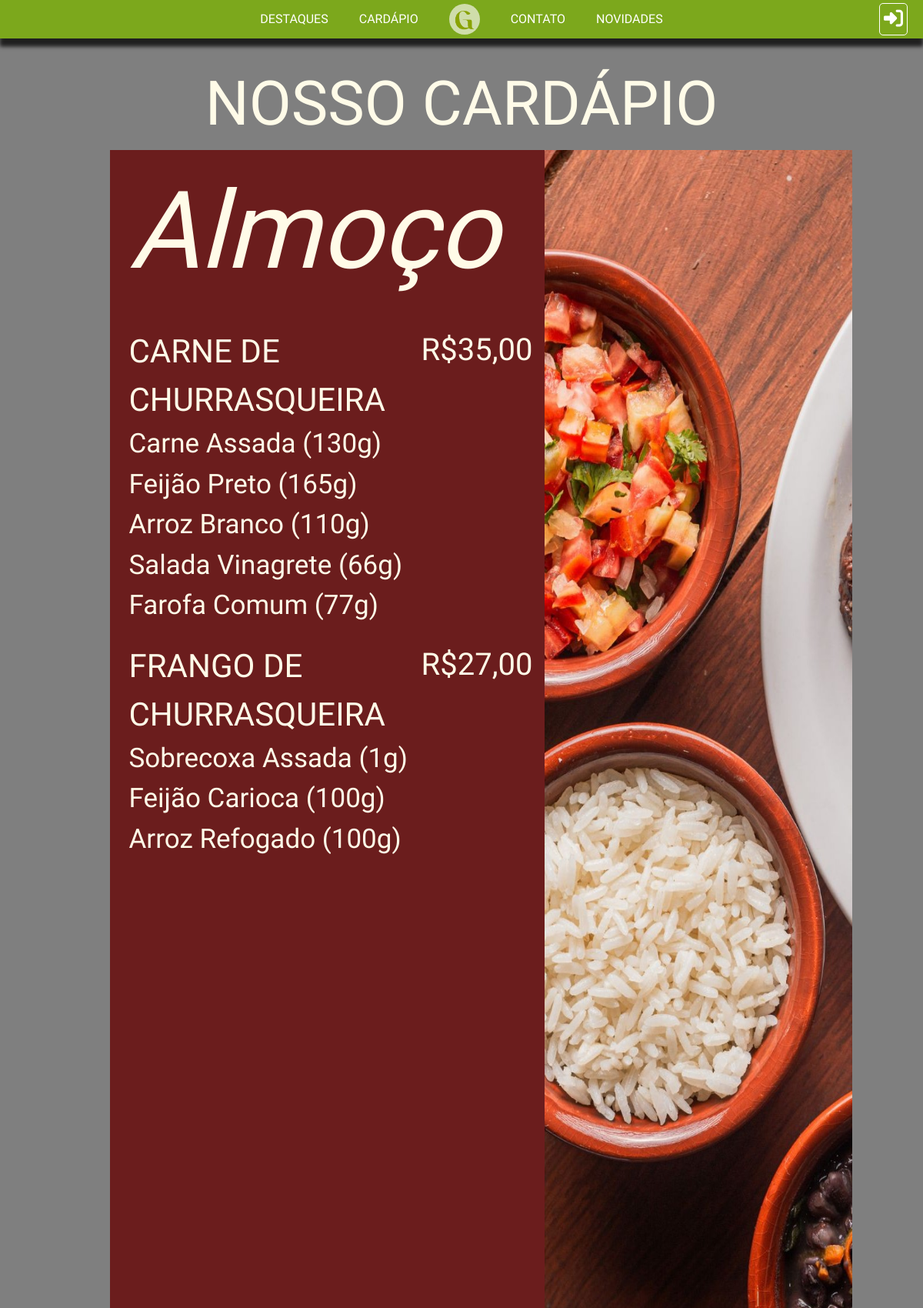
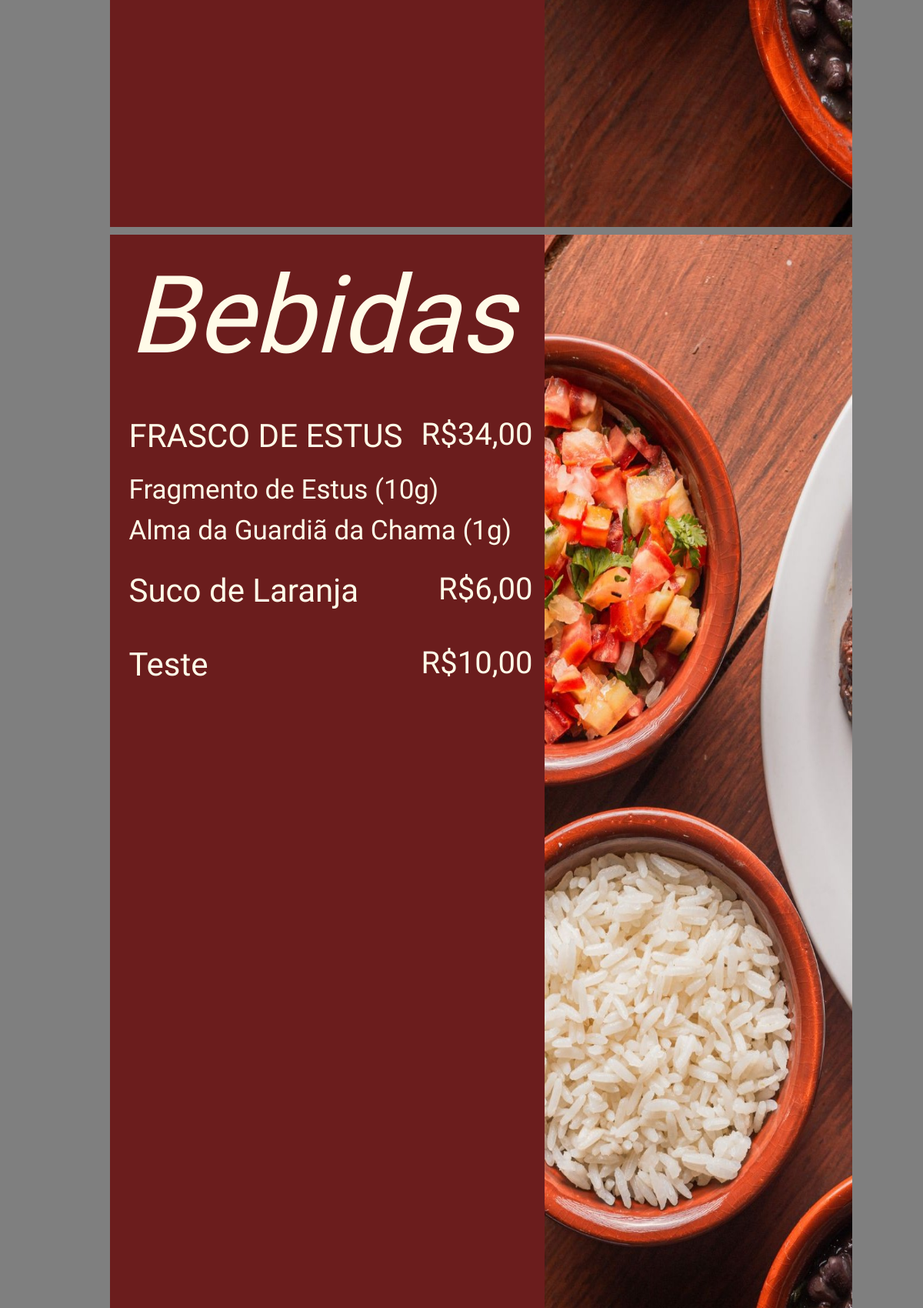
Screenshot of /cardv2 (upper part) with the database file from the repository (2 pictures, top to bottom).
### core/models.py (models this page shows, shortened)
class TB_CATEGORIAS(models.Model):
    Nome = models.CharField(max_length=45)
    Ordem = models.IntegerField()

class TB_PRATOS(models.Model):
    Nome = models.CharField(max_length=45, null=False)
    Disponibilidade = models.BooleanField(default=True)
    Destaque = models.BooleanField(default=False)
    Preco = models.DecimalField(null=False, decimal_places=2, max_digits=6)
    Imagem = models.ImageField(upload_to='pratos/', null=True, blank=True)
    Categoria = models.ForeignKey('TB_CATEGORIAS', on_delete=models.PROTECT, null=False)

class TB_ACOMPANHAMENTOS(models.Model):
    Nome = models.CharField(max_length=45, null=False)
    Quantidade = models.IntegerField(null=False)
    ID_Prato = models.ForeignKey('TB_PRATOS', on_delete=models.CASCADE, null=False)

### core/views.py (the view)
# urls.py: path('cardv2', cardv2, name='cardv2'),
def cardv2 (request):
    lista_pratos = TB_PRATOS.objects.filter(Disponibilidade=True)
    lista_cat_pratos = TB_PRATOS.objects.filter(Disponibilidade=True).values_list('Categoria_id', flat=True)
    lista_cat = TB_CATEGORIAS.objects.all().order_by('Ordem')
    acomp = TB_ACOMPANHAMENTOS.objects.all
    randomn = []
    for cat in lista_cat:
        randomn.append(random.randint(1,3))
    contexto = {'lista_pratos': lista_pratos, 'lista_cat': lista_cat, 'acomp': acomp, 'active': lista_cat_pratos, 'aleatorio': randomn}
    return render (request, 'cardv2.html', contexto)

### core/templates/cardv2.html (shortened to what this page needs)
{% extends 'base/base.html' %}
{% load static %}
{% block 'header' %}
<link rel="stylesheet" href="{% static 'CSS/cardapiodos.css' %}">
{% endblock %}
{% block 'content' %}
<div class="titulo-principal">NOSSO CARDÁPIO</div>
{% for cat in lista_cat %}
    {% if cat.id in active %}
    <div class="container1">
        <div class="info-side">
            <div class="titulo">{{ cat.Nome }}</div>
            {% for prato in lista_pratos %}
                {% if prato.Categoria_id == cat.id %}
                    <div class="comida">
                        <div class="titulo-comidas">{{ prato.Nome }}<p>R${{ prato.Preco }}</p></div>
                        <div class="detalhes-comidas">
                            {% for acomp in acomp %}
                                {% if acomp.ID_Prato_id == prato.id %}
                                    <p>{{ acomp.Nome }} ({{ acomp.Quantidade }}g)</p>
                                {% endif %}
                            {% endfor %}
                        </div>
                    </div>
                {% endif %}
            {% endfor %}
        </div>
        <div class="imagem">
            <img class="pag2" width="400px" height="1800px" src="{% static 'images/pag2.jpg' %}">
        </div>
    </div>
    {% endif %}
{% endfor %}
{% endblock %}

### core/static/CSS/geral.css (style rules this page uses)
* { box-sizing: border-box !important; }
html { scroll-behavior: smooth; overflow-x: hidden; }
body { margin: 0; font-family: "IM Fell English", serif !important; overflow-x: hidden; }

### core/static/CSS/cardapiodos.css (style rules this page uses)
body { background: linear-gradient(rgba(0, 0, 0, 0.5), rgba(0, 0, 0, 0.5)), url('../images/IndexBanner.jpg'); background-repeat: repeat; }
.titulo { width: 615px; color: rgb(255, 251, 232); text-align: left; font-family: "Lavishly Yours", cursive; font-style: italic; padding-left: 75px; font-size: 140px; padding-bottom: 20px; }
.titulo-principal { text-align: center; justify-content: center; margin-top: 75px; color: rgb(255, 251, 232); font-size: 80px; font-family: "IM Fell Double Pica", serif; }
.comida { min-width: 500px; margin-left: 75px; margin-bottom: 20px; }
.container1 { background-color: #6b1d1d; display: flex; justify-content: center; margin: 0 auto; margin-bottom: 10px; width: 915px; }

### rows the page displays
TB_CATEGORIAS: Nome "Almoço"
TB_PRATOS: Nome "CARNE DE CHURRASQUEIRA", Preco "35,00"
TB_ACOMPANHAMENTOS: Nome "Carne Assada", Quantidade "130"
TB_ACOMPANHAMENTOS: Nome "Feijão Preto", Quantidade "165"
TB_ACOMPANHAMENTOS: Nome "Arroz Branco", Quantidade "110"
TB_ACOMPANHAMENTOS: Nome "Salada Vinagrete", Quantidade "66"
TB_ACOMPANHAMENTOS: Nome "Farofa Comum", Quantidade "77"
TB_PRATOS: Nome "FRANGO DE CHURRASQUEIRA", Preco "27,00"
TB_ACOMPANHAMENTOS: Nome "Sobrecoxa Assada", Quantidade "1"
TB_ACOMPANHAMENTOS: Nome "Feijão Carioca", Quantidade "100"
TB_ACOMPANHAMENTOS: Nome "Arroz Refogado", Quantidade "100"
TB_CATEGORIAS: Nome "Bebidas"
TB_PRATOS: Nome "FRASCO DE ESTUS", Preco "34,00"
TB_ACOMPANHAMENTOS: Nome "Fragmento de Estus", Quantidade "10"
TB_ACOMPANHAMENTOS: Nome "Alma da Guardiã da Chama", Quantidade "1"
TB_PRATOS: Nome "Suco de Laranja", Preco "6,00"
TB_PRATOS: Nome "Teste", Preco "10,00"
